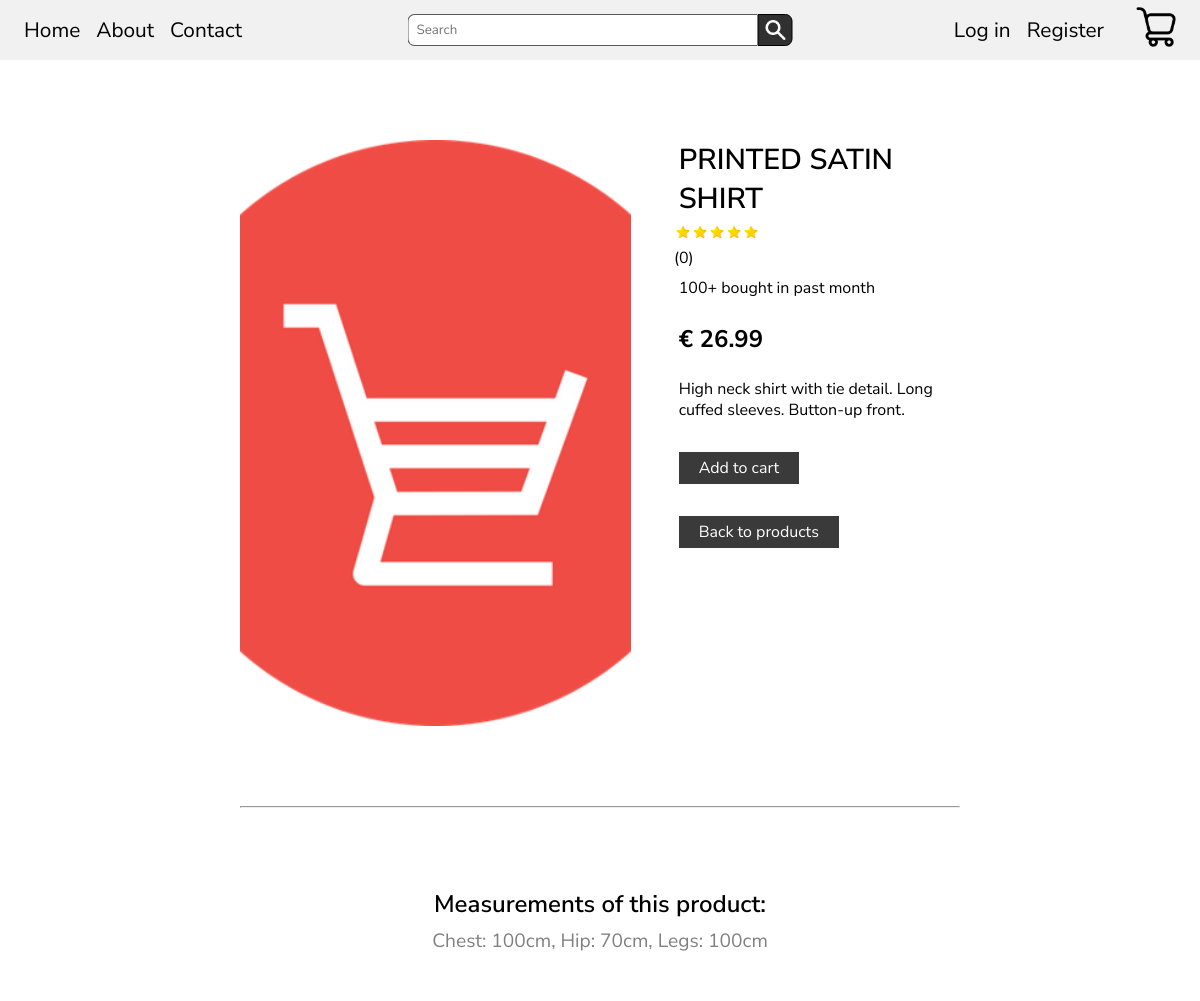
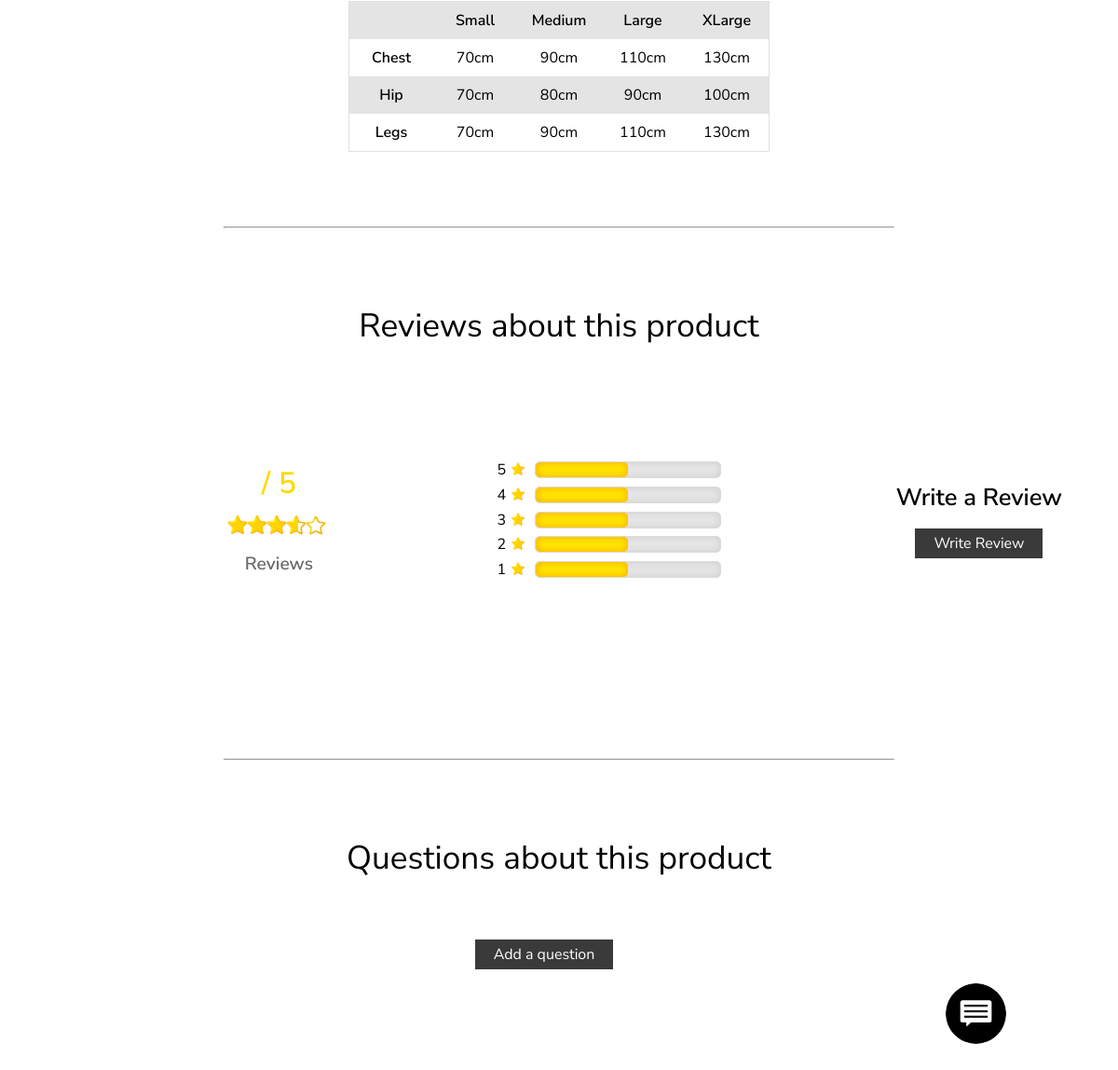
The app's page /product-details.php?x=15&availability=Yes with its own data (2 pictures, top to bottom).
### tables this page shows
CREATE TABLE `products` (
  `id` int(11) NOT NULL,
  `picture` varchar(255) NOT NULL,
  `title` varchar(255) NOT NULL,
  `description` text NOT NULL,
  `gender` varchar(10) NOT NULL DEFAULT 'all',
  `availability` varchar(3) NOT NULL,
  `price` decimal(10,2) NOT NULL
);

### product-details.php (the view, shortened to what this page needs)
<?php
    require_once "db_connect.php";
    $id_product = $_GET["x"];
    $sql_product = "SELECT * FROM `products` WHERE `id` = '$id_product' ";
    $result_product = mysqli_query($connect, $sql_product);
    $row_product = mysqli_fetch_assoc($result_product);
    $product_picture = $row_product['picture'];
    $nav_logged_out = "<li><a href='login.php'>Log in</a></li>
                        <li><a href='register.php'>Register</a></li>";
    $nav_logged_in = "<li><a href='logout.php?logout'>Logout</a></li>";
    if(isset($_SESSION["user"]) || isset($_SESSION["adm"])){
        $nav = $nav_logged_in;
        $sql_user = "SELECT * FROM `users` WHERE `id` = '$id_user'";
        $result_user = mysqli_query($connect, $sql_user);
        $row_user = mysqli_fetch_assoc($result_user);
        $profile_picture = $row_user["picture"];
        $session = "user";
    }
    else{
        $nav = $nav_logged_out;
    }
    if(isset($_SESSION["user"]) || isset($_SESSION["adm"])){
        $add_question_btn = "<button id='add-question'>Add a question</button>";
    }
    else{
        $add_question_btn = "<button id='add-question-logged-out'>Add a question</button>";
    }
    if(!isset($_SESSION["adm"]) && !isset($_SESSION["superadm"])){
        include "inc/message.php";
    }
?>
<!DOCTYPE html>
<html lang="en">
<head>
    <link rel="stylesheet" href="styles/details.css">
</head>
<body>
       <nav>
            <ul class="left">
                <li><a href="index.php">Home</a></li>
                <li><a href="about_us.php">About</a></li>
                <li><a href="contact.php">Contact</a></li>
            </ul>
            <form>
                <input type="text" placeholder="Search">
                <button><img src="icons/search.png" alt="search button"></button>
            </form>
            <ul class="right">
                <?=$nav?>
                <li><a href="cart.php?id=<?=$row_product["id"]?>"><img src="icons/cart-2.png" height="30" loading="lazy"></a></li>
            </ul>
        </nav>
    <main>
        <div class="container-product">
            <div class="product-picture" style="background-image: url('productpictures/<?=$product_picture?>');"></div>
            <div class="text">
                <p class="title"><?=$row_product["title"]?></p>
                <div class="container-stars">
                    <div class="stars">
                            <a><img class="star margin-right" src="icons/star.png" alt="star"></a>
                            <a><img class="star margin-right" src="icons/star.png" alt="star"></a>
                            <a><img class="star margin-right" src="icons/star.png" alt="star"></a>
                            <a><img class="star margin-right" src="icons/star.png" alt="star"></a>
                            <a><img class="star" src="icons/star.png" alt="star"></a>
                        </div>
                        <p class="review-count" id="top-review-counter">(0)</p>
                    </div>
                <p class="card-title">100+ bought in past month</p>
                <h2 class="price">€ <?=$row_product["price"]?></h2>
                <p class="description"><?=$row_product["description"]?></p>
                <form method="post" class="buy-form">
                    <button href='product-details.php?x={$rowProduct["id"]}&availability={$rowProduct["availability"]}' type="submit" class="addToCart test-user">Add to cart</button>
                    <button class="addToCart test-user"><a href="product-test.php">Back to products</a></button>
                </form>
            </div>
        </div>
        <hr>
        <div class="table">
            <div class="measurement">
                <p class="product-size-header">Measurements of this product:</p>
                <p class="product-size">Chest: 100cm,  Hip: 70cm,  Legs: 100cm</p>
            </div>
            <table>
                <tr id="first-row">
                    <td class="first-td" id="border-left"></td>
                    <td class="border-bottom">Small</td>
                    <td class="border-bottom">Medium</td>
                    <td class="border-bottom">Large</td>
                    <td class="border-bottom" id="border-right">XLarge</td>
                </tr>
                <tr>
                    <td class="first-td">Chest</td>
                    <td>70cm</td>
                    <td>90cm</td>
                    <td>110cm</td>
                    <td>130cm</td>
                </tr>
                <tr>
                    <td class="first-td">Hip</td>
                    <td>70cm</td>
                    <td>80cm</td>
                    <td>90cm</td>
                    <td>100cm</td>
                </tr>
                <tr>
                    <td class="first-td">Legs</td>
                    <td>70cm</td>
                    <td>90cm</td>
                    <td>110cm</td>
                    <td>130cm</td>
                </tr>
            </table>
        </div>
        <hr>
        <div class="review">
            <p class="review-header">Reviews about this product</p>
            <div class="container-rating">
                <div class="left">
                    <div class="container-average">
                        <p class="average" id="no-reviews-header">/ 5</p>
                    </div>
                    <div class="stars">
                                <a><img class="star margin-right" src="icons/star.png" alt="star"></a>
                                <a><img class="star margin-right" src="icons/star.png" alt="star"></a>
                                <a><img class="star margin-right" src="icons/star.png" alt="star"></a>
                                <a><img class="star margin-right" src="icons/star.png" alt="star"></a>
                                <a><img class="star" src="icons/star.png" alt="star"></a>
                                <div class="hide-stars">
                                    <img class="star" src="icons/star-empty.png" alt="star">
                                </div>
                            </div>
                    <div class="container-review-count">
                        <p class="review-count" id="no-reviews">Reviews</p>
                    </div>
                </div>
                <div class="middle">
                    <div class="rating-line">
                        <div class="rating-star">
                            <p>5</p>
                            <img src="icons/star.png" alt="star">
                        </div>
                        <div class="line-grey">
                            <div class="line-yellow"></div>
                        </div>
                    </div>
                    <div class="rating-line">
                        <div class="rating-star">
                            <p>4</p>
                            <img src="icons/star.png" alt="star">
                        </div>
                        <div class="line-grey">
                            <div class="line-yellow"></div>
                        </div>
                    </div>
                    <div class="rating-line">
                        <div class="rating-star">
                            <p>3</p>
                            <img src="icons/star.png" alt="star">
                        </div>
                        <div class="line-grey">
                            <div class="line-yellow"></div>
                        </div>
                    </div>
                    <div class="rating-line">
                        <div class="rating-star">
                            <p>2</p>
                            <img src="icons/star.png" alt="star">
                        </div>
                        <div class="line-grey">
                            <div class="line-yellow"></div>
                        </div>
                    </div>
                    <div class="rating-line">
                        <div class="rating-star">
                            <p>1</p>
                            <img src="icons/star.png" alt="star">
                        </div>
                        <div class="line-grey">
                            <div class="line-yellow"></div>
                        </div>
                    </div>
                </div>
                <div class="right">
                    <p class="write-review">Write a Review</p>
                    <button class="btn-write-review" id="test-review">Write Review</button>
                </div>
            </div>
            <div class="reviews" id="reviews">
            </div>
        </div>
        <hr>
        <div class="questions">
            <p class="questions-header">Questions about this product</p>
            <div class="add-question">
                <?=$add_question_btn?>
            </div>
            <div class="questions-container" id="questions-container">
            </div>
        </div>
    </main>
</body>
</html>

### styles/message.css (style rules this page uses)
* { margin: 0; padding: 0; box-sizing: border-box; }

### records on screen
products: picture (placeholder picture), title "PRINTED SATIN SHIRT", price "26.99", description "High neck shirt with tie detail. Long cuffed sleeves. Button-up front."
